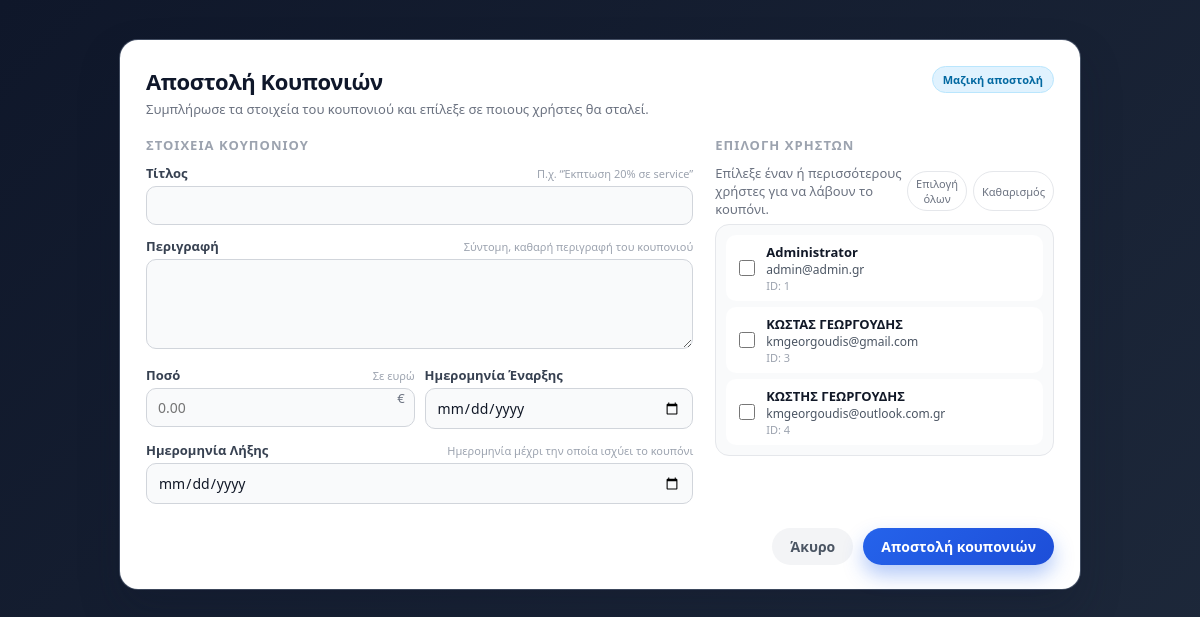
Screenshot of /admin/coupons (signed in) with the database file from the repository.
### database.py (models this page shows)
class User(db.Model, UserMixin):
    id = db.Column(db.Integer, primary_key=True)
    fullname = db.Column(db.String(120), nullable=False)
    email = db.Column(db.String(120), unique=True, nullable=False)
    password = db.Column(db.String(200), nullable=False)
    created_at = db.Column(db.DateTime, default=datetime.utcnow)
    reset_code = db.Column(db.String(6), nullable=True)
    is_admin = db.Column(db.Boolean, default=False)
    name = db.Column(db.String(120))

### app.py (the view)
@app.route("/admin/coupons")
@login_required
def admin_coupons_page():
    if not current_user.is_admin:
        return redirect("/")
    users = User.query.all()
    return render_template("admin/coupons_send.html", users=users)

### app.py (called while the page is built)
@login_manager.user_loader
def load_user(user_id):
    return User.query.get(int(user_id))

@app.context_processor
def inject_coming_soon_flag():
    return dict(show_coming_soon=True)

### templates/admin/coupons_send.html (shortened to what this page needs)
<!DOCTYPE html>
<html lang="el">
<head>
</head>
<body>
<div class="page-wrapper">
    <div class="card">
        <div class="card-header">
            <div>
                <div class="card-title">Αποστολή Κουπονιών</div>
                <div class="card-subtitle">
                    Συμπλήρωσε τα στοιχεία του κουπονιού και επίλεξε σε ποιους χρήστες θα σταλεί.
                </div>
            </div>
            <div class="badge">
                Μαζική αποστολή
            </div>
        </div>
        <form action="/admin/coupons/send" method="POST">
            <div>
                <div class="form-section-title">Στοιχεία κουπονιού</div>
                <div class="field-group">
                    <label class="field-label">
                        Τίτλος
                        <span class="hint">Π.χ. “Έκπτωση 20% σε service”</span>
                    </label>
                    <input type="text" name="title" required class="form-control">
                </div>
                <div class="field-group">
                    <label class="field-label">
                        Περιγραφή
                        <span class="hint">Σύντομη, καθαρή περιγραφή του κουπονιού</span>
                    </label>
                    <textarea name="description" required class="form-control"></textarea>
                </div>
                <div class="inline-fields">
                    <div class="field-group amount-input-wrapper">
                        <label class="field-label">
                            Ποσό
                            <span class="hint">Σε ευρώ</span>
                        </label>
                        <input type="number"
                               name="amount"
                               step="0.01"
                               min="0"
                               required
                               class="form-control"
                               placeholder="0.00">
                        <span class="currency">€</span>
                    </div>
                    <div class="field-group">
                        <label class="field-label">
                            Ημερομηνία Έναρξης
                        </label>
                        <input type="date" name="start_date" required class="form-control">
                    </div>
                </div>
                <div class="field-group">
                    <label class="field-label">
                        Ημερομηνία Λήξης
                        <span class="hint">Ημερομηνία μέχρι την οποία ισχύει το κουπόνι</span>
                    </label>
                    <input type="date" name="end_date" required class="form-control">
                </div>
            </div>
            <div>
                <div class="form-section-title">Επιλογή χρηστών</div>
                <div class="users-header-row">
                    <div class="card-subtitle" style="margin:0;">
                        Επίλεξε έναν ή περισσότερους χρήστες για να λάβουν το κουπόνι.
                    </div>
                    <div class="users-actions">
                        <button type="button" class="chip" onclick="toggleSelectAll(true)">
                            Επιλογή όλων
                        </button>
                        <button type="button" class="chip" onclick="toggleSelectAll(false)">
                            Καθαρισμός
                        </button>
                    </div>
                </div>
                <div class="users-panel">
                    {% for user in users %}
<label class="user-row">
    <span class="user-checkbox">
        <input type="checkbox" name="selected_users" value="{{ user.id }}">
    </span>
    <div class="user-main">
        <div class="user-name">{{ user.fullname }}</div>
        <div class="user-email">{{ user.email }}</div>
        <div class="user-meta">ID: {{ user.id }}</div>
    </div>
</label>
{% endfor %}
                </div>
            </div>
        </form>
        <div class="card-footer">
            <button type="button" class="btn btn-secondary" onclick="history.back()">
                Άκυρο
            </button>
            <button type="submit" form="coupon-form" class="btn btn-primary" onclick="document.forms[0].submit();">
                Αποστολή κουπονιών
            </button>
        </div>
    </div>
</div>
</body>
</html>

### templates/admin/coupons_send.html (style rules this page uses)
* { box-sizing: border-box; font-family: system-ui, -apple-system, BlinkMacSystemFont, "Segoe UI", sans-serif; }
body { margin: 0; padding: 0; background: linear-gradient(135deg, #0f172a, #1e293b); color: #0f172a; }
.page-wrapper { min-height: 100vh; display: flex; align-items: flex-start; justify-content: center; padding: 40px 16px; }
.card { width: 100%; max-width: 960px; background: #ffffff; border-radius: 18px; box-shadow: 0 20px 40px rgba(15, 23, 42, 0.25), 0 0 0 1px rgba(148, 163, 184, 0.4); padding: 26px 26px 24px; }
.card-header { display: flex; justify-content: space-between; gap: 12px; align-items: flex-start; margin-bottom: 18px; }
.card-title { font-size: 22px; font-weight: 700; color: #0f172a; letter-spacing: -0.02em; }
.card-subtitle { font-size: 13px; color: #6b7280; margin-top: 4px; }
.badge { padding: 5px 10px; border-radius: 999px; font-size: 11px; font-weight: 600; background: #e0f2fe; color: #0369a1; border: 1px solid #bae6fd; }
form { margin-top: 12px; display: grid; grid-template-columns: minmax(0, 2.1fr) minmax(0, 1.3fr); gap: 22px; }
.form-section-title { font-size: 13px; font-weight: 600; text-transform: uppercase; letter-spacing: 0.08em; color: #9ca3af; margin-bottom: 10px; }
.field-group { margin-bottom: 12px; }
.field-label { display: flex; justify-content: space-between; align-items: center; font-size: 13px; font-weight: 600; color: #374151; margin-bottom: 4px; }
.field-label span.hint { font-weight: 400; font-size: 11px; color: #9ca3af; }
.form-control, textarea, input[type="number"], input[type="date"] { width: 100%; padding: 9px 11px; border-radius: 10px; border: 1px solid #d1d5db; font-size: 14px; color: #111827; outline: none; background: #f9fafb; transition: 0.15s ease; }
textarea { min-height: 90px; resize: vertical; }
.inline-fields { display: grid; grid-template-columns: repeat(2, minmax(0, 1fr)); gap: 10px; }
.amount-input-wrapper { position: relative; }
.amount-input-wrapper span.currency { position: absolute; right: 10px; top: 50%; transform: translateY(-50%); font-size: 13px; color: #6b7280; }
.users-panel { border-radius: 14px; border: 1px solid #e5e7eb; background: #f9fafb; padding: 10px; display: flex; flex-direction: column; gap: 6px; max-height: 320px; overflow-y: auto; }
.users-header-row { display: flex; justify-content: space-between; align-items: center; margin-bottom: 6px; }
.users-actions { display: flex; gap: 6px; }
.chip { font-size: 11px; padding: 4px 8px; border-radius: 999px; border: 1px solid #e5e7eb; background: #ffffff; color: #6b7280; cursor: pointer; }
.user-row { display: flex; align-items: center; gap: 8px; padding: 7px 8px; border-radius: 10px; background: #ffffff; border: 1px solid transparent; transition: 0.15s ease; font-size: 13px; }
.user-checkbox { display: flex; align-items: center; justify-content: center; }
.user-main { flex: 1; }
.user-name { font-weight: 600; color: #111827; }
.user-email { font-size: 12px; color: #4b5563; }
.user-meta { font-size: 11px; color: #9ca3af; }
input[type="checkbox"] { width: 16px; height: 16px; cursor: pointer; }
.card-footer { margin-top: 12px; display: flex; justify-content: flex-end; gap: 10px; }
.btn { border: none; border-radius: 999px; padding: 9px 18px; font-size: 14px; cursor: pointer; font-weight: 600; display: inline-flex; align-items: center; gap: 6px; }
.btn-secondary { background: #f3f4f6; color: #4b5563; }
.btn-primary { background: linear-gradient(135deg, #2563eb, #1d4ed8); color: #ffffff; box-shadow: 0 10px 20px rgba(37, 99, 235, 0.35); }

### rows the page displays
User: fullname "Administrator", email "admin@admin.gr", id "1"
User: fullname "ΚΩΣΤΑΣ ΓΕΩΡΓΟΥΔΗΣ", email "kmgeorgoudis@gmail.com", id "3"
User: fullname "ΚΩΣΤΗΣ ΓΕΩΡΓΟΥΔΗΣ", email "kmgeorgoudis@outlook.com.gr", id "4"
